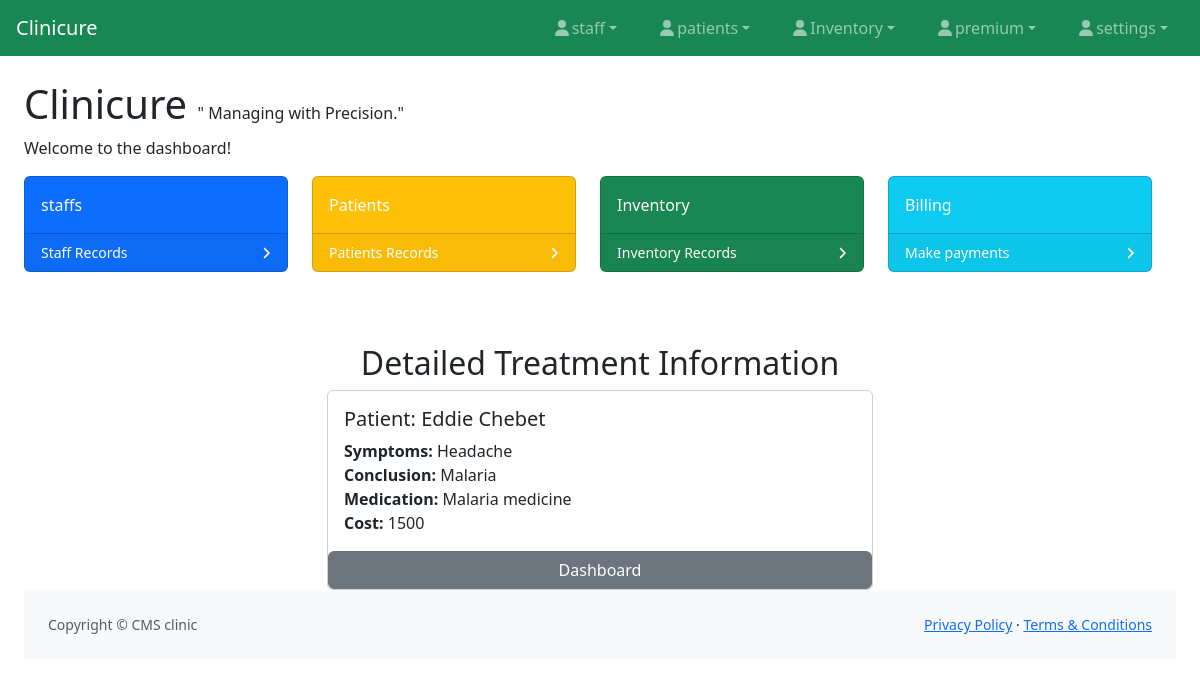
The app's page /viewmoret/2/ with its own data.
### patients/models.py (models this page shows, shortened)
class treatment(models.Model):
    date_treated = models.DateField(auto_now=True)
    patient_name = models.ForeignKey(patients, on_delete=models.CASCADE, null=True)
    symptoms = models.TextField(blank=True, null=True)
    conclusion = models.TextField()
    medication = models.TextField()
    cost = models.CharField(max_length=100)

class patients(models.Model):
    GENDER_CHOICES = [
        ('M', 'Male'),
        ('F', 'Female'),
        ('O', 'Other'),
    ]
    date_added = models.DateField(auto_now=True)
    staffs = models.ForeignKey(staffs, on_delete=models.CASCADE, null=True)
    first_name = models.CharField(max_length=100)
    last_name = models.CharField(max_length=100)
    date_of_birth = models.DateField()
    gender = models.CharField(max_length=1, choices=GENDER_CHOICES)
    email = models.EmailField(blank=True, null=True)
    phone_number = models.CharField(max_length=15, blank=True, null=True)
    address = models.TextField(blank=True, null=True)
    def __str__(self):
        return f"{self.first_name} {self.last_name}"

### patients/views.py (the view)
# urls.py: path('viewmoret/<int:id>/', views.detailed_treat, name="detailed_treat"),
def detailed_treat(request, id):
    view = get_object_or_404(treatment, id=id)
    context = {
        'treat': view,
    }
    return render(request, 'detailed_treat.html', context)

### patients/templates/detailed_treat.html (shortened to what this page needs)
{% extends 'base.html' %}
{% block body %}
<div class="container mt-5">
    <h2 class="text-center">Detailed Treatment Information</h2>
    <div class="row">
        <div class="col-md-6 offset-md-3">
            <div class="card">
                <div class="card-body">
                    <h5 class="card-title">Patient: {{ treat.patient_name }}</h5>
                    <p class="card-text">
                        <strong>Symptoms:</strong> {{ treat.symptoms }}<br>
                        <strong>Conclusion:</strong> {{ treat.conclusion }}<br>
                        <strong>Medication:</strong> {{ treat.medication }}<br>
                        <strong>Cost:</strong> {{ treat.cost }}<br>
                    </p>
                </div>
                 <a href="{% url 'patients:view_patients' %}" class="btn btn-secondary">Dashboard</a>
            </div>
        </div>
    </div>
</div>
{% endblock %}

### records on screen
treatment: patient_name "Eddie Chebet", symptoms "Headache", conclusion "Malaria", medication "Malaria medicine", cost "1500"
